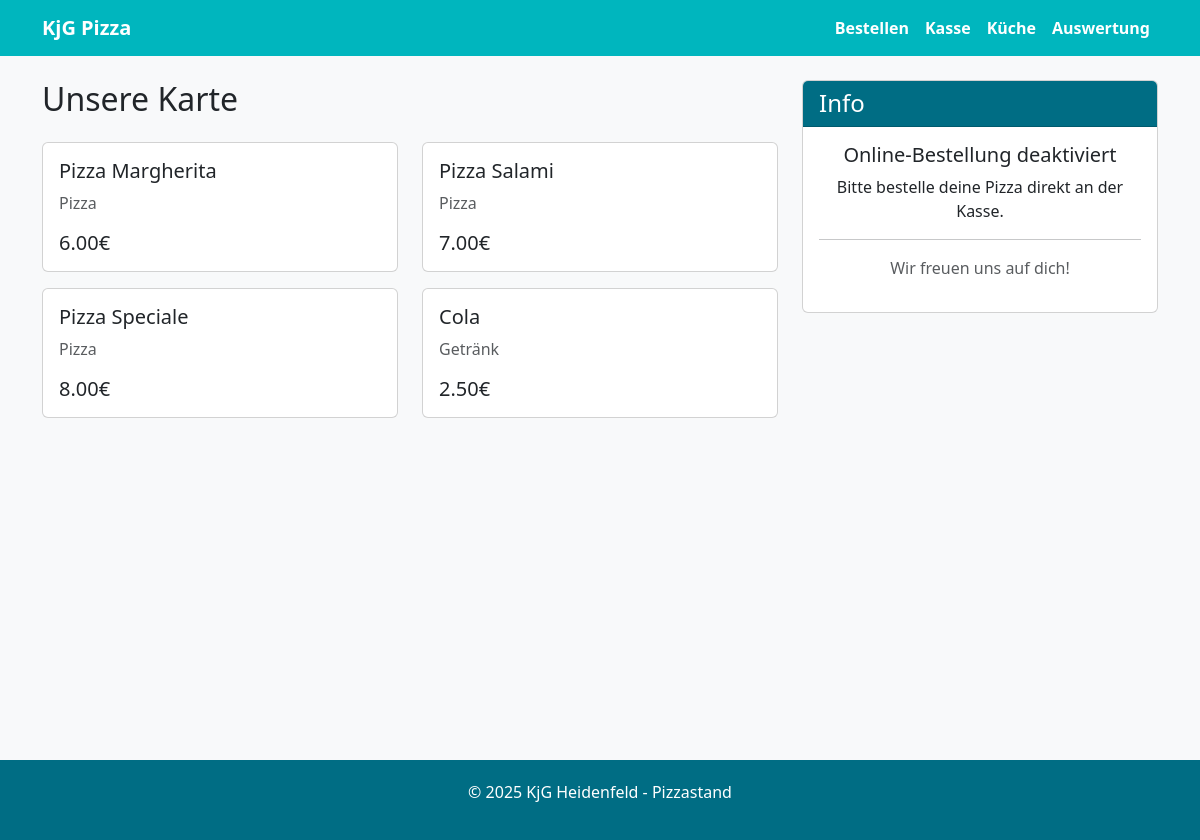
The page / on the database its author committed.
### orders/models.py (models this page shows, shortened)
class Product(models.Model):
    CATEGORY_CHOICES = [
        ('pizza', 'Pizza'),
        ('drink', 'Getränk'),
    ]
    name = models.CharField(max_length=100)
    price = models.DecimalField(max_digits=5, decimal_places=2)
    category = models.CharField(max_length=10, choices=CATEGORY_CHOICES, default='pizza')

### orders/views.py (the view)
# urls.py: path('', views.customer_order, name='customer_order'),
def customer_order(request):
    products = Product.objects.all()
    return render(request, 'orders/customer_order.html', {
        'products': products,
    })

### orders/templates/orders/customer_order.html
{% extends 'orders/base.html' %}
{% block content %}
<div class="row">
    <div class="col-md-8">
        <h2 class="mb-4">Unsere Karte</h2>
        <div class="row">
            {% for product in products %}
            <div class="col-md-6 mb-3">
                <div class="card h-100">
                    <div class="card-body">
                        <h5 class="card-title">{{ product.name }}</h5>
                        <p class="card-text text-muted">{{ product.get_category_display }}</p>
                        <div class="d-flex justify-content-between align-items-center">
                            <span class="h5 mb-0">{{ product.price }}€</span>
                        </div>
                    </div>
                </div>
            </div>
            {% endfor %}
        </div>
    </div>
    <div class="col-md-4">
        <div class="card">
            <div class="card-header card-header-kjg">
                <h4 class="mb-0">Info</h4>
            </div>
            <div class="card-body text-center">
                <h5 class="card-title">Online-Bestellung deaktiviert</h5>
                <p class="card-text">Bitte bestelle deine Pizza direkt an der Kasse.</p>
                <hr>
                <p class="text-muted">Wir freuen uns auf dich!</p>
            </div>
        </div>
    </div>
</div>
{% endblock %}

### orders/templates/orders/base.html (style rules this page uses)
:root { --kjg-primary: #00b6be; --kjg-secondary: #006d84; }
body { font-family: 'Segoe UI', Tahoma, Geneva, Verdana, sans-serif; background-color: #f8f9fa; }
.card-header-kjg { background-color: var(--kjg-secondary); color: white; }

### rows shown on the page
Product: name "Pizza Margherita", category "Pizza", price "6.00"
Product: name "Pizza Salami", category "Pizza", price "7.00"
Product: name "Pizza Speciale", category "Pizza", price "8.00"
Product: name "Cola", category "Getränk", price "2.50"
